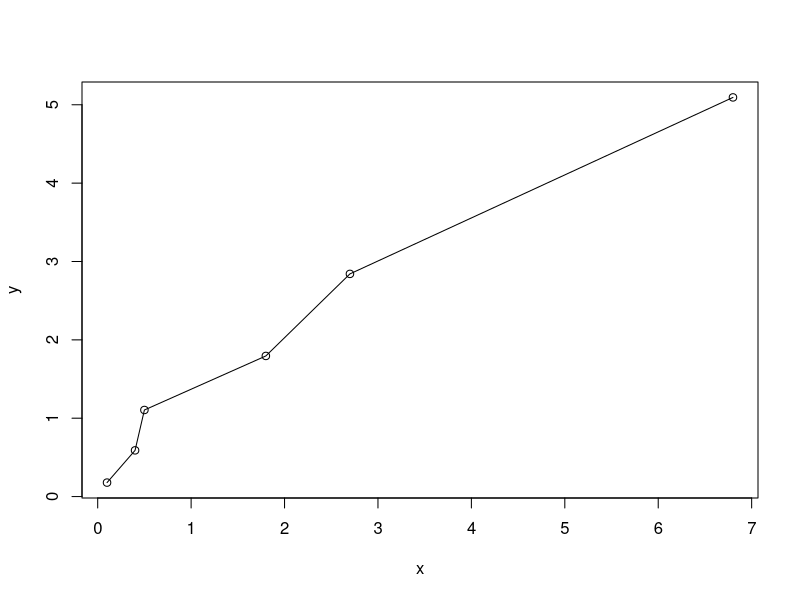

Recreate this plot in R.
x <- c(2.7, 0.4, 6.8, 0.5, 0.1, 1.8)
x <- sort(x)
y <- c()
for (i in 1:6){
    y <- c(y, qexp((i-0.5)/6, 1/2.05))
}
plot(x,y, type = "o")